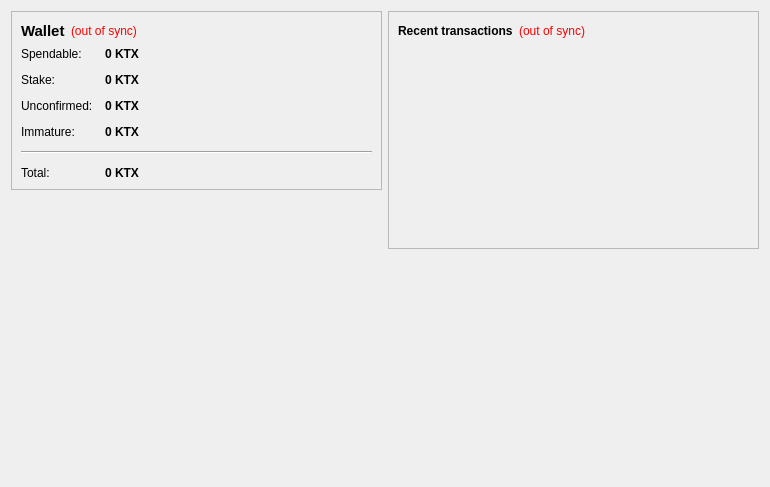
<?xml version="1.0" encoding="UTF-8"?>
<ui version="4.0">
 <class>OverviewPage</class>
 <widget class="QWidget" name="OverviewPage">
  <property name="geometry">
   <rect>
    <x>0</x>
    <y>0</y>
    <width>770</width>
    <height>487</height>
   </rect>
  </property>
  <property name="windowTitle">
   <string>Form</string>
  </property>
  <layout class="QHBoxLayout" name="horizontalLayout" stretch="1,1">
   <item>
    <layout class="QVBoxLayout" name="verticalLayout_2">
     <item>
      <widget class="QFrame" name="frame">
       <property name="frameShape">
        <enum>QFrame::StyledPanel</enum>
       </property>
       <property name="frameShadow">
        <enum>QFrame::Raised</enum>
       </property>
       <layout class="QVBoxLayout" name="verticalLayout_4">
        <item>
         <layout class="QHBoxLayout" name="horizontalLayout_4">
          <item>
           <widget class="QLabel" name="label_5">
            <property name="font">
             <font>
              <pointsize>11</pointsize>
              <weight>75</weight>
              <bold>true</bold>
             </font>
            </property>
            <property name="text">
             <string>Wallet</string>
            </property>
           </widget>
          </item>
          <item>
           <widget class="QLabel" name="labelWalletStatus">
            <property name="toolTip">
             <string>The displayed information may be out of date. Your wallet automatically synchronizes with the KTXcoin network after a connection is established, but this process has not completed yet.</string>
            </property>
            <property name="styleSheet">
             <string notr="true">QLabel { color: red; }</string>
            </property>
            <property name="text">
             <string notr="true">(out of sync)</string>
            </property>
            <property name="alignment">
             <set>Qt::AlignLeading|Qt::AlignLeft|Qt::AlignVCenter</set>
            </property>
           </widget>
          </item>
          <item>
           <spacer name="horizontalSpacer_2">
            <property name="orientation">
             <enum>Qt::Horizontal</enum>
            </property>
            <property name="sizeHint" stdset="0">
             <size>
              <width>40</width>
              <height>20</height>
             </size>
            </property>
           </spacer>
          </item>
         </layout>
        </item>
        <item>
         <layout class="QFormLayout" name="formLayout_2">
          <property name="fieldGrowthPolicy">
           <enum>QFormLayout::AllNonFixedFieldsGrow</enum>
          </property>
          <property name="horizontalSpacing">
           <number>12</number>
          </property>
          <property name="verticalSpacing">
           <number>12</number>
          </property>
          <item row="0" column="0">
           <widget class="QLabel" name="label">
            <property name="text">
             <string>Spendable:</string>
            </property>
           </widget>
          </item>
          <item row="0" column="1">
           <widget class="QLabel" name="labelBalance">
            <property name="font">
             <font>
              <weight>75</weight>
              <bold>true</bold>
             </font>
            </property>
            <property name="cursor">
             <cursorShape>IBeamCursor</cursorShape>
            </property>
            <property name="toolTip">
             <string>Your current spendable balance</string>
            </property>
            <property name="text">
             <string notr="true">0 KTX</string>
            </property>
            <property name="textInteractionFlags">
             <set>Qt::LinksAccessibleByMouse|Qt::TextSelectableByKeyboard|Qt::TextSelectableByMouse</set>
            </property>
           </widget>
          </item>
          <item row="1" column="0">
           <widget class="QLabel" name="label_6">
            <property name="text">
             <string>Stake:</string>
            </property>
           </widget>
          </item>
          <item row="1" column="1">
           <widget class="QLabel" name="labelStake">
            <property name="font">
             <font>
              <weight>75</weight>
              <bold>true</bold>
             </font>
            </property>
            <property name="cursor">
             <cursorShape>IBeamCursor</cursorShape>
            </property>
            <property name="toolTip">
             <string>Total of coins that was staked, and do not yet count toward the current balance</string>
            </property>
            <property name="text">
             <string notr="true">0 KTX</string>
            </property>
            <property name="textInteractionFlags">
             <set>Qt::LinksAccessibleByMouse|Qt::TextSelectableByKeyboard|Qt::TextSelectableByMouse</set>
            </property>
           </widget>
          </item>
          <item row="2" column="0">
           <widget class="QLabel" name="label_3">
            <property name="text">
             <string>Unconfirmed:</string>
            </property>
           </widget>
          </item>
          <item row="2" column="1">
           <widget class="QLabel" name="labelUnconfirmed">
            <property name="font">
             <font>
              <weight>75</weight>
              <bold>true</bold>
             </font>
            </property>
            <property name="cursor">
             <cursorShape>IBeamCursor</cursorShape>
            </property>
            <property name="toolTip">
             <string>Total of transactions that have yet to be confirmed, and do not yet count toward the current balance</string>
            </property>
            <property name="text">
             <string notr="true">0 KTX</string>
            </property>
            <property name="textInteractionFlags">
             <set>Qt::LinksAccessibleByMouse|Qt::TextSelectableByKeyboard|Qt::TextSelectableByMouse</set>
            </property>
           </widget>
          </item>
          <item row="3" column="0">
           <widget class="QLabel" name="labelImmatureText">
            <property name="text">
             <string>Immature:</string>
            </property>
           </widget>
          </item>
          <item row="3" column="1">
           <widget class="QLabel" name="labelImmature">
            <property name="font">
             <font>
              <weight>75</weight>
              <bold>true</bold>
             </font>
            </property>
            <property name="toolTip">
             <string>Mined balance that has not yet matured</string>
            </property>
            <property name="text">
             <string notr="true">0 KTX</string>
            </property>
            <property name="textInteractionFlags">
             <set>Qt::LinksAccessibleByMouse|Qt::TextSelectableByKeyboard|Qt::TextSelectableByMouse</set>
            </property>
           </widget>
          </item>
          <item row="4" column="0" colspan="2">
           <widget class="Line" name="line">
            <property name="orientation">
             <enum>Qt::Horizontal</enum>
            </property>
           </widget>
          </item>
          <item row="5" column="0">
           <widget class="QLabel" name="labelTotalText">
            <property name="text">
             <string>Total:</string>
            </property>
           </widget>
          </item>
          <item row="5" column="1">
           <widget class="QLabel" name="labelTotal">
            <property name="font">
             <font>
              <weight>75</weight>
              <bold>true</bold>
             </font>
            </property>
            <property name="cursor">
             <cursorShape>IBeamCursor</cursorShape>
            </property>
            <property name="toolTip">
             <string>Your current total balance</string>
            </property>
            <property name="text">
             <string notr="true">0 KTX</string>
            </property>
            <property name="textInteractionFlags">
             <set>Qt::LinksAccessibleByMouse|Qt::TextSelectableByKeyboard|Qt::TextSelectableByMouse</set>
            </property>
           </widget>
          </item>
         </layout>
        </item>
       </layout>
      </widget>
     </item>
     <item>
      <spacer name="verticalSpacer">
       <property name="orientation">
        <enum>Qt::Vertical</enum>
       </property>
       <property name="sizeHint" stdset="0">
        <size>
         <width>20</width>
         <height>40</height>
        </size>
       </property>
      </spacer>
     </item>
     <item>
      <widget class="QLabel" name="label_2">
       <property name="autoFillBackground">
        <bool>true</bool>
       </property>
       <property name="text">
        <string/>
       </property>
       <property name="pixmap">
        <pixmap resource="../bitcoin.qrc">:/icons/drmbg</pixmap>
       </property>
       <property name="scaledContents">
        <bool>false</bool>
       </property>
       <property name="margin">
        <number>0</number>
       </property>
      </widget>
     </item>
    </layout>
   </item>
   <item>
    <layout class="QVBoxLayout" name="verticalLayout_3">
     <item>
      <widget class="QFrame" name="frame_2">
       <property name="frameShape">
        <enum>QFrame::StyledPanel</enum>
       </property>
       <property name="frameShadow">
        <enum>QFrame::Raised</enum>
       </property>
       <layout class="QVBoxLayout" name="verticalLayout">
        <item>
         <layout class="QHBoxLayout" name="horizontalLayout_2">
          <item>
           <widget class="QLabel" name="label_4">
            <property name="text">
             <string>&lt;b&gt;Recent transactions&lt;/b&gt;</string>
            </property>
           </widget>
          </item>
          <item>
           <widget class="QLabel" name="labelTransactionsStatus">
            <property name="toolTip">
             <string>The displayed information may be out of date. Your wallet automatically synchronizes with the KTXcoin network after a connection is established, but this process has not completed yet.</string>
            </property>
            <property name="styleSheet">
             <string notr="true">QLabel { color: red; }</string>
            </property>
            <property name="text">
             <string notr="true">(out of sync)</string>
            </property>
            <property name="alignment">
             <set>Qt::AlignRight|Qt::AlignTrailing|Qt::AlignVCenter</set>
            </property>
           </widget>
          </item>
          <item>
           <spacer name="horizontalSpacer">
            <property name="orientation">
             <enum>Qt::Horizontal</enum>
            </property>
            <property name="sizeHint" stdset="0">
             <size>
              <width>40</width>
              <height>20</height>
             </size>
            </property>
           </spacer>
          </item>
         </layout>
        </item>
        <item>
         <widget class="QListView" name="listTransactions">
          <property name="styleSheet">
           <string notr="true">QListView { background: transparent; }</string>
          </property>
          <property name="frameShape">
           <enum>QFrame::NoFrame</enum>
          </property>
          <property name="verticalScrollBarPolicy">
           <enum>Qt::ScrollBarAlwaysOff</enum>
          </property>
          <property name="horizontalScrollBarPolicy">
           <enum>Qt::ScrollBarAlwaysOff</enum>
          </property>
          <property name="selectionMode">
           <enum>QAbstractItemView::NoSelection</enum>
          </property>
         </widget>
        </item>
       </layout>
      </widget>
     </item>
     <item>
      <spacer name="verticalSpacer_2">
       <property name="orientation">
        <enum>Qt::Vertical</enum>
       </property>
       <property name="sizeHint" stdset="0">
        <size>
         <width>20</width>
         <height>40</height>
        </size>
       </property>
      </spacer>
     </item>
    </layout>
   </item>
  </layout>
 </widget>
 <resources>
  <include location="../bitcoin.qrc"/>
 </resources>
 <connections/>
</ui>
